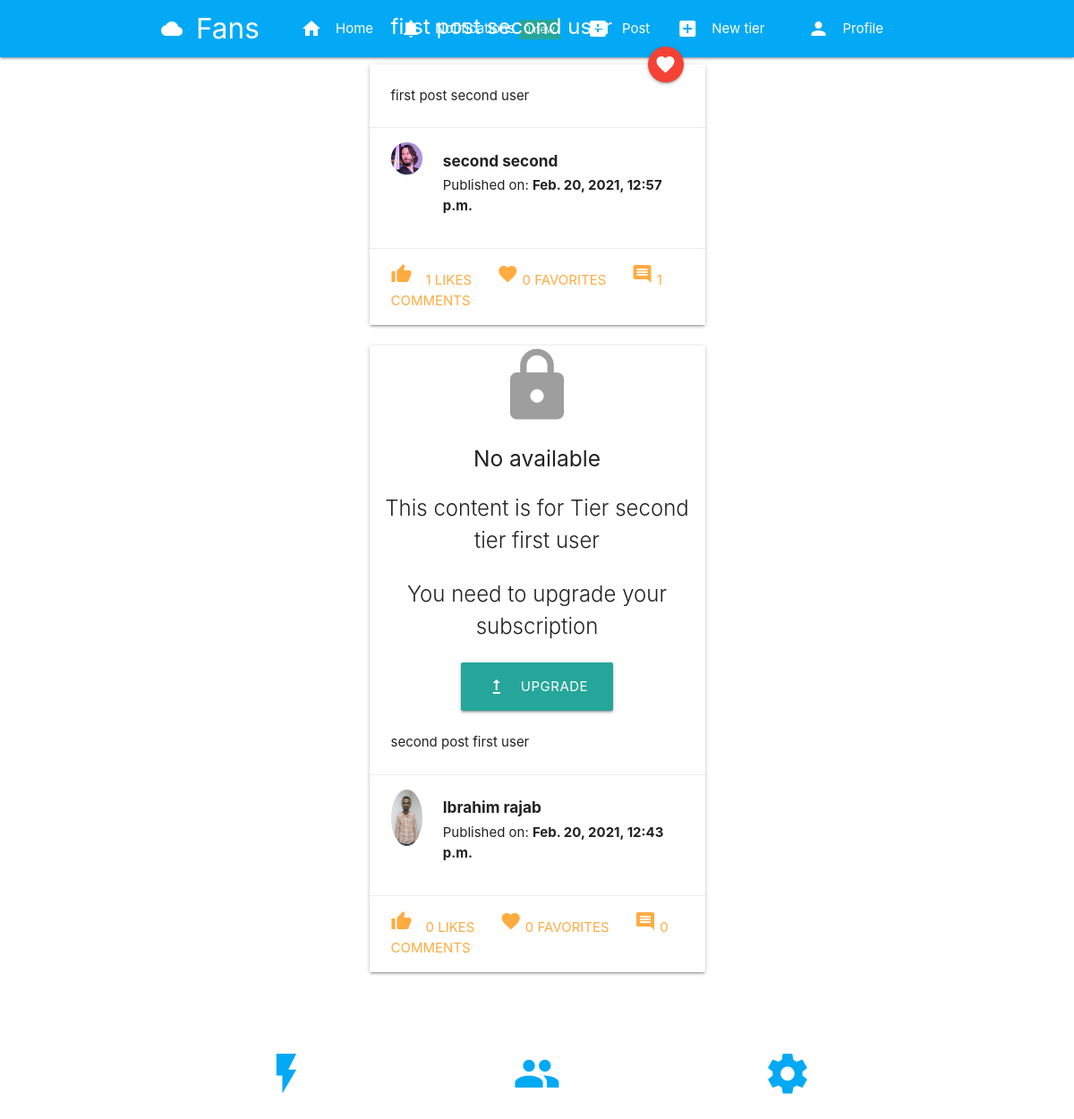
Before: / (signed in, upper part) with the older database file.
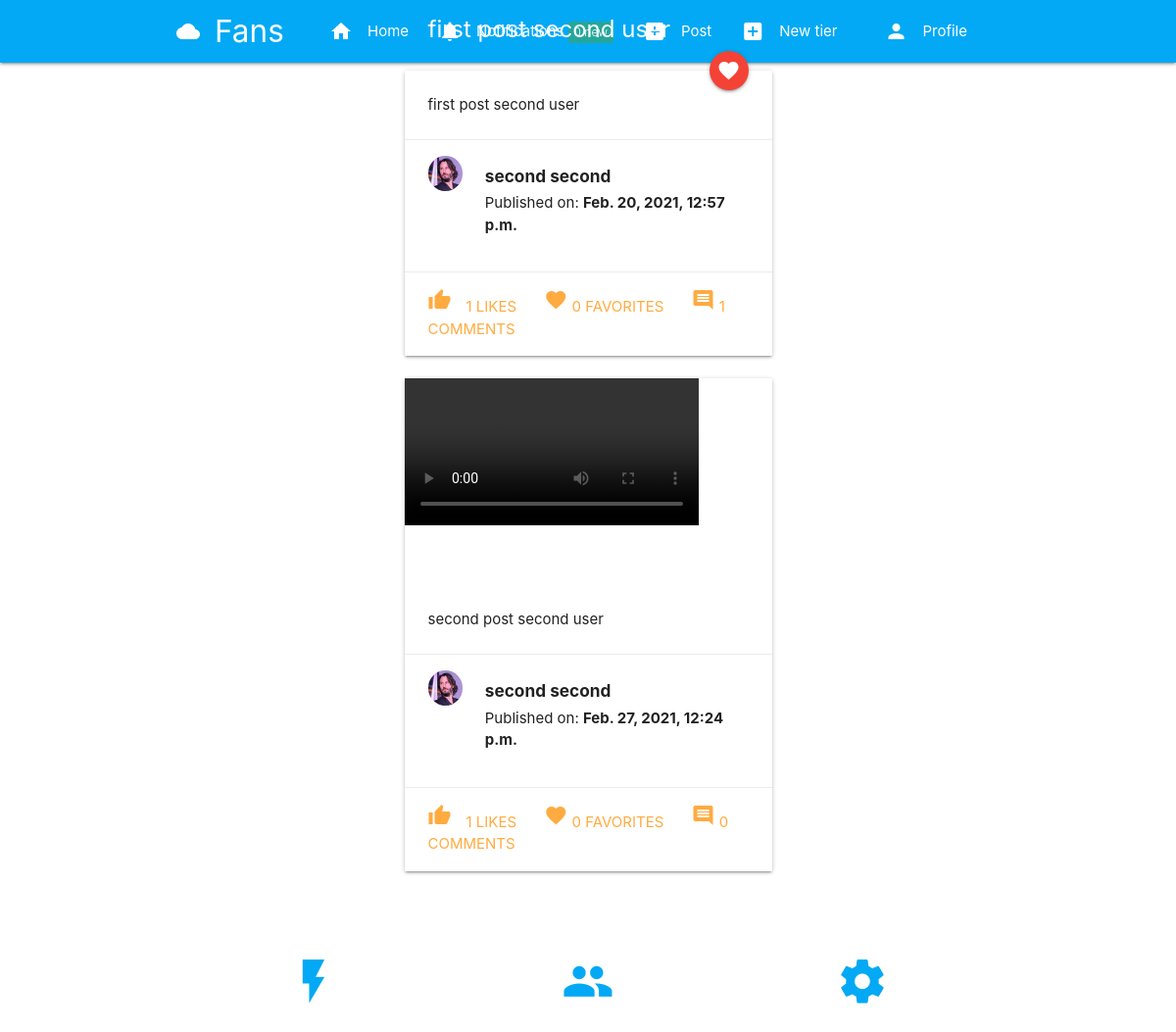
After: the same page with the newer database file.
### post/models.py (models this page shows, shortened)
class Stream(models.Model):
    subscribed = models.ForeignKey(User, on_delete=models.CASCADE, related_name='stream_subscribed')
    user = models.ForeignKey(User, on_delete=models.CASCADE)
    post = models.ForeignKey(Post, on_delete=models.CASCADE)
    visible = models.BooleanField(default=False)
    date = models.DateTimeField(auto_now_add=True)

class Post(models.Model):
    id = models.UUIDField(primary_key=True, default=uuid.uuid4, editable=False)
    content = models.ManyToManyField(PostFileContent, verbose_name=("contents"))
    title = models.CharField(max_length=150)
    caption = models.TextField(max_length=1500,verbose_name='Caption')
    posted = models.DateTimeField(auto_now_add=True)
    tier = models.ForeignKey(Tier, related_name=("tiers"), on_delete=models.CASCADE)
    user = models.ForeignKey(User, on_delete=models.CASCADE)
    likes_count = models.IntegerField(default=0)
    comments_count = models.IntegerField(default=0)
    favorites_count = models.IntegerField(default=0)

### authy/models.py (models this page shows, shortened)
class Profile(models.Model):
	user = models.OneToOneField(User, on_delete=models.CASCADE, related_name='profile')
	location = models.CharField(max_length=50, null=True, blank=True)
	url = models.CharField(max_length=80, null=True, blank=True)
	profile_info = models.TextField(max_length=150, null=True, blank=True)
	created = models.DateField(auto_now_add=True)
	picture = models.ImageField(upload_to=user_directory_path_profile, blank=True, null=True, verbose_name='Picture')
	banner = models.ImageField(upload_to=user_directory_path_banner, blank=True, null=True, verbose_name='Banner')

### tier/models.py (models this page shows, shortened)
class Tier(models.Model):
    number = models.PositiveSmallIntegerField(default=0)
    description = models.TextField(max_length=800,verbose_name='Description')
    price = models.IntegerField(verbose_name='Price')
    can_message = models.BooleanField(default=False)
    user = models.ForeignKey(User, related_name=("tier_user"), on_delete=models.CASCADE)
    def __str__(self):
        return f'Tier {str(self.description)}'

### post/views.py (the view)
# urls.py: path('', index, name='index'),
@login_required
def index(request):
  user =request.user
  stream_items = Stream.objects.filter(user=user).order_by('date')
  paginator = Paginator(stream_items, 9)
  page_number = request.GET.get('page')
  stream_data = paginator.get_page(page_number)
  context = {
      'stream_data': stream_data,
  }
  return render(request, 'index.html', context)

### authy/views.py (called while the page is built)
def side_nav_info(request):
	user = request.user
	nav_profile = None
	fans = None
	follows = None
	if user.is_authenticated:
		nav_profile = Profile.objects.get(user=user)
		fans = Subscription.objects.filter(subscribed=user).count()
		follows = Subscription.objects.filter(subscriber=user).count()
	return {'nav_profile': nav_profile, 'fans': fans, 'follows': follows}

### notifications/views.py (called while the page is built)
def count_notifications(request):
  count_notifications = None
  if request.user.is_authenticated:
    count_notifications = Notification.objects.filter(user=request.user,is_seen=False).count()
  return {'count_notifications':count_notifications}

### fans_clone/templates/index.html (shortened to what this page needs)
{% extends 'base.html' %}
{% load static %}
{% block content %}
  <div class="col s6 offset-s3">
  {% for stream in stream_data %}
    <div class="col s12 m12">
      <div class="card">
      {% if stream.visible == True %}
        <div class="card-image">
        {% if stream.post.content.first.file.name|slice:"-3:" == 'jpg' %}
          <span class="card-title"><b>{{ stream.post.title }}</b></span>
          <a class="btn-floating halfway-fab waves-effect waves-light red"><i class="material-icons">favorite</i></a>
        {% else %}
        <div class="video-container">
          <video class="responsive-video" controls="controls" preload="metadata">
            <source src="{{ stream.post.content.first.file.url }}#t=0.5" type="video/mp4">
          </video>
        </div>
        {% endif %}
        </div>
      {% else %}
          <div class="center-align">
            <i class="material-icons large grey-text">lock</i>
            <br>
            <h5>No available</h5>
            <p class="card-title grey-text text-darken-4">This content is for {{ stream.post.tier }}</p>
            <span class="card-title grey-text text-darken-4">You need to upgrade your subscription</span>
            <br><br>
            <a class="waves-effect waves-light btn-large"><i class="material-icons left">upgrade</i>Upgrade</a>
          </div>
      {% endif %}
        <div class="card-content">
          {{ stream.post.caption }}
        </div>
        <div class="card-action">
          <div class="row">
            <div class="col s2">
              {% if stream.post.user.profile.picture %}
                <img src="{{ stream.post.user.profile.picture.url }}" class="circle responsive-img">
              {% else %}
                <img src="{% static 'img/no_avatar.jpg' %}" class="circle responsive-img">
              {% endif %}
            </div>
            <div class="col s10">
              <h6><b>{{ stream.post.user.first_name }} {{ stream.post.user.last_name }}</b></h6>
              <span>Published on: <b>{{ stream.post.posted }}</b></span>
            </div>
          </div>
        </div>
        <div class="card-action">
          <a href="{% url 'postlike' stream.post.id %}"><i class="material-icons left">thumb_up</i>{{ stream.post.likes_count }} Likes</a>
          <a href="#"><i class="material-icons">favorite</i> {{ stream.post.favorites_count }} Favorites</a>
          <a href="#"><i class="material-icons">comment</i> {{ stream.post.comments_count }} Comments</a>
        </div>
      </div>
    </div>
    {% endfor %}
  </div>
  <div class="col s12 m12 center-align">
  </div>
{% endblock %}
{% block icons %}
  <div class="container">
    <div class="section">
      <div class="row">
        <div class="col s12 m4">
          <div class="icon-block">
            <h2 class="center light-blue-text"><i class="material-icons">flash_on</i></h2>
          </div>
        </div>
        <div class="col s12 m4">
          <div class="icon-block">
            <h2 class="center light-blue-text"><i class="material-icons">group</i></h2>
          </div>
        </div>
        <div class="col s12 m4">
          <div class="icon-block">
            <h2 class="center light-blue-text"><i class="material-icons">settings</i></h2>
          </div>
        </div>
      </div>
    </div>
    <br><br>
  </div>
{% endblock %}

Changed rows visible on the page:
removed Stream: post.tier "Tier second tier first user", post.caption "second post first user", post.user.profile.picture (placeholder picture), post.user.first_name "Ibrahim", post.user.last_name "rajab", post.posted "Feb. 20, 2021, 12:43 p.m.", post.likes_count "0", post.favorites_count "0", post.comments_count "0"
added Stream: post.caption "second post second user", post.user.profile.picture (placeholder picture), post.user.first_name "second", post.user.last_name "second", post.posted "Feb. 27, 2021, 12:24 p.m.", post.likes_count "1", post.favorites_count "0", post.comments_count "0"
